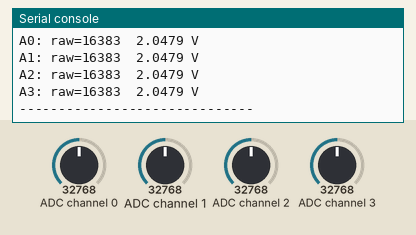
Recording of a program running on a simulated CircuitPython board. Parts: the last lines printed to the serial console. The inputs (shaded band) are chosen by the test bench; at power-on: ADC channel 0 = 32768, ADC channel 1 = 32768, ADC channel 2 = 32768, ADC channel 3 = 32768 (analog values on the 0–65535 scale).

Above: at 1.2 s.
1.3 s: ADC channel 0 set to 45874
2.8 s: ADC channel 1 set to 45874
4.3 s: ADC channel 2 set to 45874
At 5.6 s:
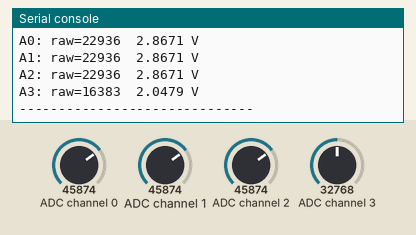
5.8 s: ADC channel 3 set to 45874
At 7.0 s:
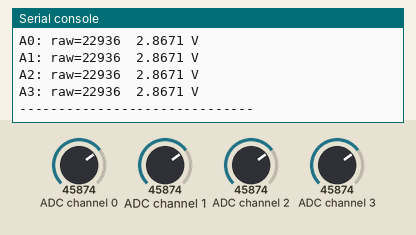
7.3 s: ADC channel 0 set to 63568
8.8 s: ADC channel 1 set to 63568
Timing chart, 0 to 11.3 s (numbered marks = the images above; inputs shaded):
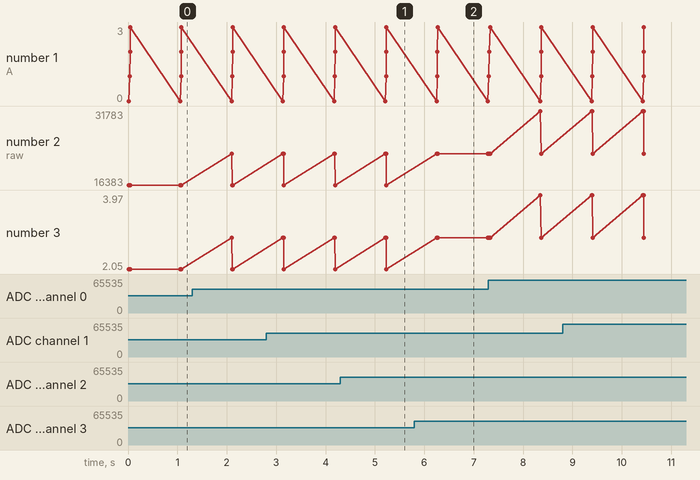

Measured:
- after the input at 4.3 s, the serial console: prints a new line after 0.93 s (image 1)
- after the input at 5.8 s, the serial console: prints a new line after 0.47 s (image 2)

The program:

example.py
```python
# Uses CircuitPython on a Raspberry Pi with the adafruit-circuitpython-ads1x15 library to read all four ADS1115 channels and print raw counts and voltages once per second.
#
# Buy this module: https://shillehtek.com/products/shillehtek-ads-1115-pre-soldered
# Full manual: https://shillehtek.com/blogs/shillehtek-product-manuals/ads1115-4-channel-i2c-iic-analog-to-digital-adc-pga-16-bit-16-byte-converter
# More examples: https://github.com/shillehbean/shillehtek-examples
#

# ADS1115 on Raspberry Pi via I2C
# Install: pip install adafruit-circuitpython-ads1x15
# Enable I2C: sudo raspi-config -> Interface Options -> I2C

import time
import board
import busio
import adafruit_ads1x15.ads1115 as ADS
from adafruit_ads1x15.analog_in import AnalogIn

i2c = busio.I2C(board.SCL, board.SDA)
ads = ADS.ADS1115(i2c, address=0x48)
ads.gain = 1  # +/- 4.096V

chans = [AnalogIn(ads, ADS.P0),
         AnalogIn(ads, ADS.P1),
         AnalogIn(ads, ADS.P2),
         AnalogIn(ads, ADS.P3)]

while True:
    for i, ch in enumerate(chans):
        print(f"A{i}: raw={ch.value}  {ch.voltage:.4f} V")
    print("-" * 30)
    time.sleep(1)
```
